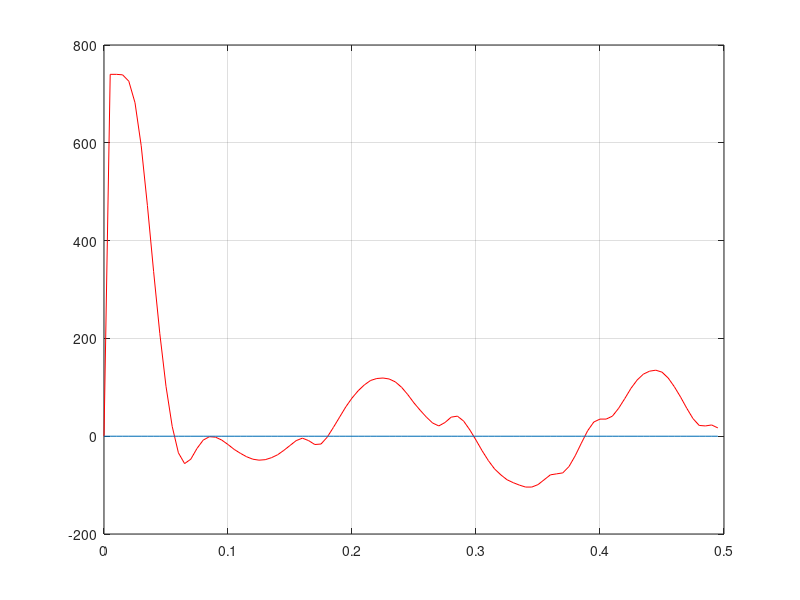
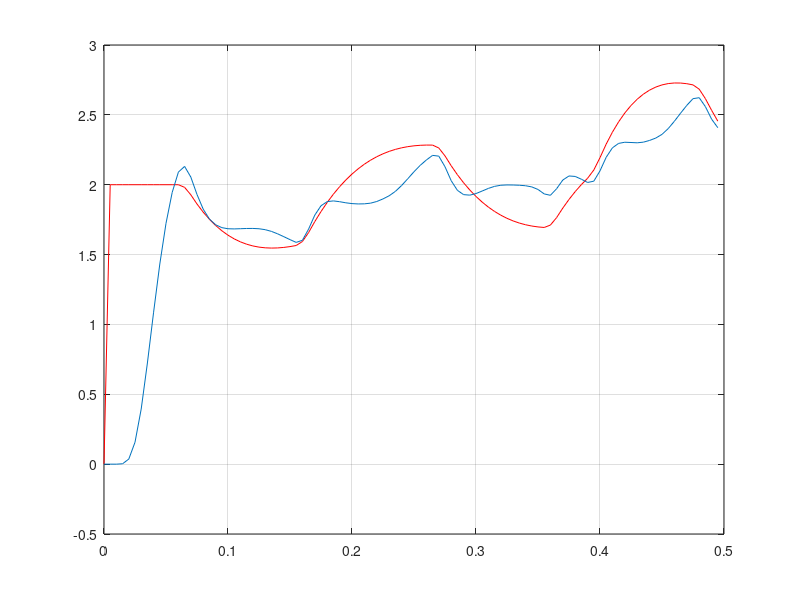

MATLAB code to generate these figures, in order:
close all
clear all
clc

load tempo.dat

load torque_m.dat

load Im.dat

load controle.dat
load controle2.dat


load theta_m.dat
load theta_c.dat
load theta_l.dat
load theta_ld.dat

load torque_d.dat
load torque_l.dat
load torque_lf.dat

load omega_l.dat
load omega_lf.dat

load omega_m.dat


figure
plot(5e-3*tempo(1:100),floor(controle(1:100)),'r',5e-3*tempo(1:100),floor(0.7*controle2(1:100)))
grid


figure
plot(5e-3*tempo(1:100),torque_d(1:100),'r',5e-3*tempo(1:100),torque_lf(1:100))
grid

%  
% data = clock;
% arq = [ num2str(data(1)) '_' num2str(data(2)) '_' num2str(data(3)) '_' num2str(data(4)) '_' num2str(data(5)) '.mat']
% 
% eval(['save ',arq])